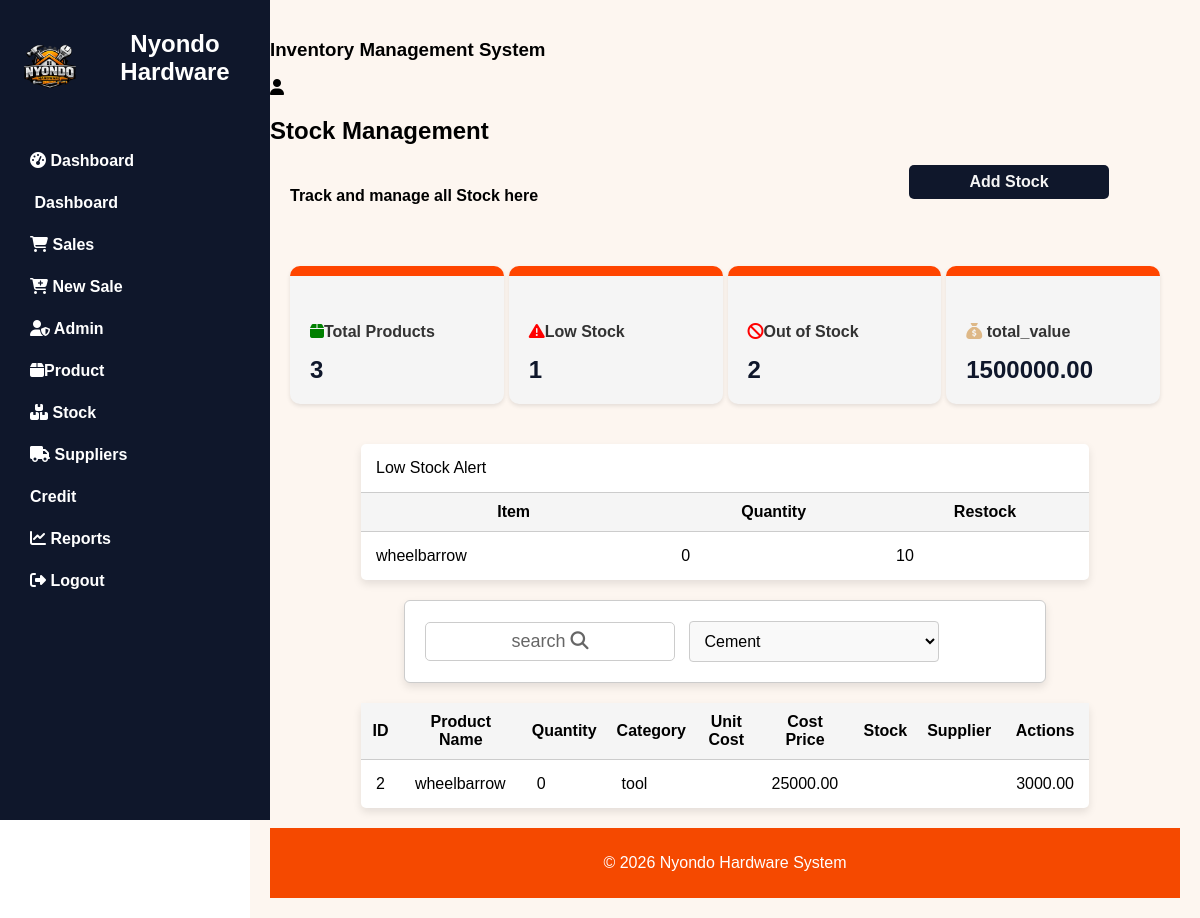
/stock/, run on the app's committed database.
### nyondoapp/models.py (models this page shows, shortened)
class Product(models.Model):
    name = models.TextField()
    description = models.TextField()
    specification = models.TextField()
    stock_quantity = models.PositiveIntegerField(default=0)
    type = models.CharField(max_length=50, blank=True, null=True)
    cost_price = models.DecimalField(max_digits=50, decimal_places=2)
    unit_price = models.DecimalField(max_digits=10, decimal_places=2)
    profit_margin = models.DecimalField(max_digits=10, decimal_places=2, editable=False)
    entered_by = models.ForeignKey(User, on_delete=models.SET_NULL, null=True) # foreign key means this feild creates a many to one relationship eg many products can belong to one supplier
    reorder_level = models.PositiveIntegerField(default=10)

### nyondoapp/views.py (the view)
# urls.py: path('stock/', views.stockPage, name='stock'),
def stockPage(request):
    products = Product.objects.all()
    total_products = products.count()
    low_stock_items = products.filter(stock_quantity__lt=F('reorder_level'))
    low_stock_count = low_stock_items.count()
    out_of_stock_count = products.filter(stock_quantity=0).count()
    total_value = 0
    for product in products:
        total_value += (product.stock_quantity * product.cost_price)
    context = {
        "total_products": total_products,
        "low_stock": low_stock_count,
        "out_of_stock": out_of_stock_count,
        "total_value": total_value,
        "low_stock_items": low_stock_items,
        "products": products,
    }
    return render(request, 'stock.html', context)

### nyondoapp/templates/stock.html (shortened to what this page needs)
{% extends 'base.html' %}
{% block content %}
<h2>Stock Management</h2>
<div class="actions">
<h4>Track and manage all Stock here</h4>
<a href="{% url 'add_stock' %}"><button type="submit">Add Stock</button></a>
</div>
  <div class="cards">
    <div class="card products">
      <h5><i class="fas fa-box" style="color: green"></i>Total Products</h5>
      <p class="card-text">{{total_products}}</p>
    </div>
    <div class="card low_stock">
      <h5>
        <i class="fas fa-triangle-exclamation" style="color: red"></i>Low Stock
      </h5>
      <p class="card-text">{{low_stock}}</p>
    </div>
    <div class="card out_of_stock">
      <h5>
        <i class="fas fa-ban text-danger" style="color: red"></i>Out of Stock
      </h5>
      <p class="card-text">{{out_of_stock}}</p>
    </div>
    <div class="card total_value">
      <h5>
        <i class="fas fa-sack-dollar" style="color: burlywood"></i> total_value
      </h5>
      <p class="card-text">{{total_value}}</p>
    </div>
  </div>
  <div class="low">
    <table>
      <tr>
        <td colspan="3">Low Stock Alert</td>
      </tr>
      <tr>
         <th>Item</th>
         <th>Quantity</th>
         <th>Restock</th>
      </tr>
       {% for product in low_stock_items %}
      <tr>
        <td>{{product.name}}</td>
        <td>{{product.stock_quantity}}</td>
        <td>{{product.reorder_level}}</td>
      </tr>
      {% empty %}
      <tr>
        <td colspan="3">All items are sufficiently stocked</td>
      </tr>
      {% endfor %}
    </table>
  </div>
  <div class="search">
    <div class="card">
      <button type="submit" class="btn">search <i class="fas fa-search"></i></button>
      <select name="category" id="category">
        {% for product in products %}
        <option value="{{ product.id }}">{{ product.name }}</option>
        {% endfor %}
      </select>
    </div>
  </div>
  <div class="products">
    <table>
      <tr>
        <th>ID</th>
        <th>Product Name</th>
        <th>Quantity</th>
        <th>Category</th>
        <th>Unit Cost</th>
        <th>Cost Price</th>
        <th>Stock</th>
        <th>Supplier</th>
        <th>Actions</th>
      </tr>
     {% for product in low_stock_items %}
      <tr>
        <td>{{product.id}}</td>
        <td>{{product.name}}</td>
        <td>{{product.stock_quantity}}</td>
        <td>{{product.type}}</td>
        <td>{{product.unit_cost}}</td>
        <td>{{product.cost_price}}</td>
        <td>{{product.stock}}</td>
        <td>{{product.supplier}}</td>
        <td>{{product.profit_margin}}</td>
      </tr>
      {% endfor %}
    </table>
  </div>
{% endblock %}

### nyondoapp/templates/base.html (style rules this page uses)
body { margin: 0; font-family: Arial, sans-serif; display: flex; }
h2 { display: flex; flex-direction: row; }

### nyondoapp/templates/stock.html (style rules this page uses)
.cards { display: grid; grid-template-columns: repeat(4, 1fr); gap: 5px; margin-top: 20px; padding: 20px; }
.cards .card { background-color: whitesmoke; padding: 20px; box-shadow: 0 2px 4px rgba(0, 0, 0, 0.1); border-radius: 10px; border-top: 10px solid orangered; }
.cards .card h5 { margin-bottom: 15px; font-size: 16px; color: #333; }
.cards .card p { font-size: 24px; font-weight: bold; margin: 0; color: #0F172B; }
table { width: 80%; border-collapse: collapse; margin: 20px auto; background-color: white; border-collapse: collapse; box-shadow: 0 4px 8px rgba(0, 0, 0, 0.1); border-radius: 5px; }
td, th { padding: 10px; border-bottom: 1px solid #ccc; border-right: none; border-left: none; }
th { background-color: #f5f5f5; }
td { padding: 15px; align-items: center; }
tr:last-child td { border-bottom: none; }
.actions { display: flex; justify-content: space-between; margin: 20px; width: 90%; }
button { background: #0F172B; padding: 8px; border-radius: 5px; color: #f5f5f5; font-weight: 800; font-size: medium; border: #F54900; cursor: pointer; width: 200px; }
.search { display: flex; align-items: center; justify-content: space-between; width: 600px; margin: 20px auto; background: #fff; border: 1px solid #ccc; border-radius: 6px; box-shadow: 0 4px 8px rgba(0, 0, 0, 0.1); padding: 20px; }
select { padding: 10px; font-size: 16px; border: none; border-left: 1px solid #ccc; background: #f9f9f9; cursor: pointer; border-radius: 4px; width: 250px; border: 1px solid #ccc; }
.search button { background: none; border: none; cursor: pointer; margin-right: 10px; font-size: 18px; font-weight: 200; color: #666; width: 250px; border: 1px solid #ccc; }

### data on the page
Product: name "wheelbarrow", stock_quantity "0", reorder_level "10", id "2", type "tool", cost_price "25000.00", profit_margin "3000.00"

### other printed values
{{ total_products }} "3"
{{ low_stock }} "1"
{{ out_of_stock }} "2"
{{ total_value }} "1500000.00"
form field category "Cement"
